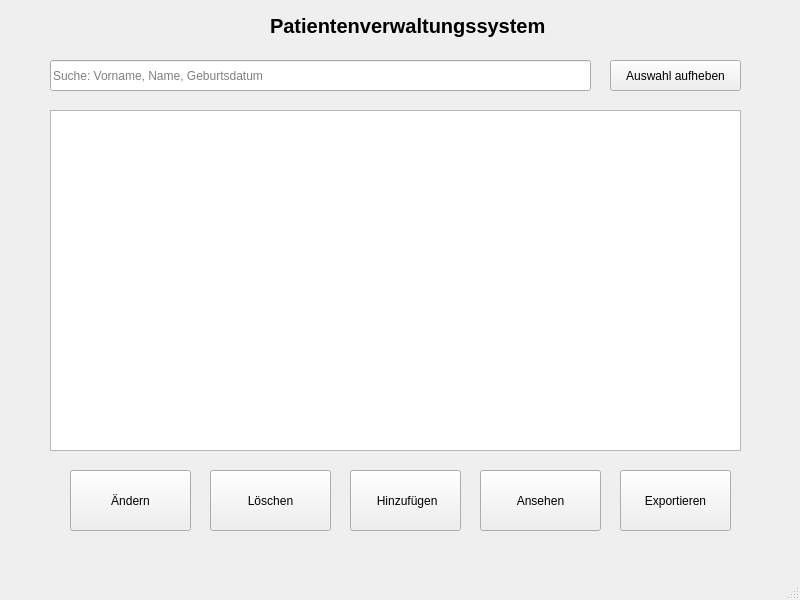
<?xml version="1.0" encoding="UTF-8"?>
<ui version="4.0">
 <class>MainWindow</class>
 <widget class="QMainWindow" name="MainWindow">
  <property name="geometry">
   <rect>
    <x>0</x>
    <y>0</y>
    <width>800</width>
    <height>600</height>
   </rect>
  </property>
  <property name="windowTitle">
   <string>MainWindow</string>
  </property>
  <widget class="QWidget" name="centralwidget">
   <widget class="QLabel" name="label">
    <property name="geometry">
     <rect>
      <x>270</x>
      <y>10</y>
      <width>281</width>
      <height>31</height>
     </rect>
    </property>
    <property name="maximumSize">
     <size>
      <width>16777215</width>
      <height>31</height>
     </size>
    </property>
    <property name="font">
     <font>
      <pointsize>15</pointsize>
      <bold>true</bold>
     </font>
    </property>
    <property name="text">
     <string>Patientenverwaltungssystem</string>
    </property>
   </widget>
   <widget class="QPushButton" name="showPatientsButton">
    <property name="geometry">
     <rect>
      <x>480</x>
      <y>470</y>
      <width>121</width>
      <height>61</height>
     </rect>
    </property>
    <property name="text">
     <string>Ansehen</string>
    </property>
   </widget>
   <widget class="QPushButton" name="addPatientsButton">
    <property name="geometry">
     <rect>
      <x>350</x>
      <y>470</y>
      <width>111</width>
      <height>61</height>
     </rect>
    </property>
    <property name="text">
     <string> Hinzufügen</string>
    </property>
   </widget>
   <widget class="QPushButton" name="changePatientsButto">
    <property name="geometry">
     <rect>
      <x>70</x>
      <y>470</y>
      <width>121</width>
      <height>61</height>
     </rect>
    </property>
    <property name="text">
     <string>Ändern</string>
    </property>
   </widget>
   <widget class="QPushButton" name="deletePatientsButton">
    <property name="geometry">
     <rect>
      <x>210</x>
      <y>470</y>
      <width>121</width>
      <height>61</height>
     </rect>
    </property>
    <property name="text">
     <string>Löschen</string>
    </property>
   </widget>
   <widget class="QPushButton" name="exportPatientsButton">
    <property name="geometry">
     <rect>
      <x>620</x>
      <y>470</y>
      <width>111</width>
      <height>61</height>
     </rect>
    </property>
    <property name="text">
     <string>Exportieren</string>
    </property>
   </widget>
   <widget class="QLineEdit" name="searchLineEdit">
    <property name="geometry">
     <rect>
      <x>50</x>
      <y>60</y>
      <width>541</width>
      <height>31</height>
     </rect>
    </property>
    <property name="placeholderText">
     <string>Suche: Vorname, Name, Geburtsdatum</string>
    </property>
   </widget>
   <widget class="QPushButton" name="cancelSelectionButton">
    <property name="geometry">
     <rect>
      <x>610</x>
      <y>60</y>
      <width>131</width>
      <height>31</height>
     </rect>
    </property>
    <property name="text">
     <string>Auswahl aufheben</string>
    </property>
   </widget>
   <widget class="QTableView" name="tableView">
    <property name="geometry">
     <rect>
      <x>50</x>
      <y>110</y>
      <width>691</width>
      <height>341</height>
     </rect>
    </property>
    <property name="sizePolicy">
     <sizepolicy hsizetype="Expanding" vsizetype="Expanding">
      <horstretch>0</horstretch>
      <verstretch>0</verstretch>
     </sizepolicy>
    </property>
    <property name="verticalScrollBarPolicy">
     <enum>Qt::ScrollBarAsNeeded</enum>
    </property>
    <property name="sizeAdjustPolicy">
     <enum>QAbstractScrollArea::AdjustIgnored</enum>
    </property>
    <property name="selectionMode">
     <enum>QAbstractItemView::MultiSelection</enum>
    </property>
    <property name="selectionBehavior">
     <enum>QAbstractItemView::SelectRows</enum>
    </property>
    <property name="textElideMode">
     <enum>Qt::ElideMiddle</enum>
    </property>
    <property name="sortingEnabled">
     <bool>true</bool>
    </property>
    <attribute name="horizontalHeaderStretchLastSection">
     <bool>true</bool>
    </attribute>
   </widget>
  </widget>
  <widget class="QStatusBar" name="statusbar"/>
  <widget class="QMenuBar" name="menuBar">
   <property name="geometry">
    <rect>
     <x>0</x>
     <y>0</y>
     <width>800</width>
     <height>20</height>
    </rect>
   </property>
  </widget>
  <action name="actionMen">
   <property name="text">
    <string>Menü</string>
   </property>
  </action>
 </widget>
 <resources/>
 <connections/>
</ui>
